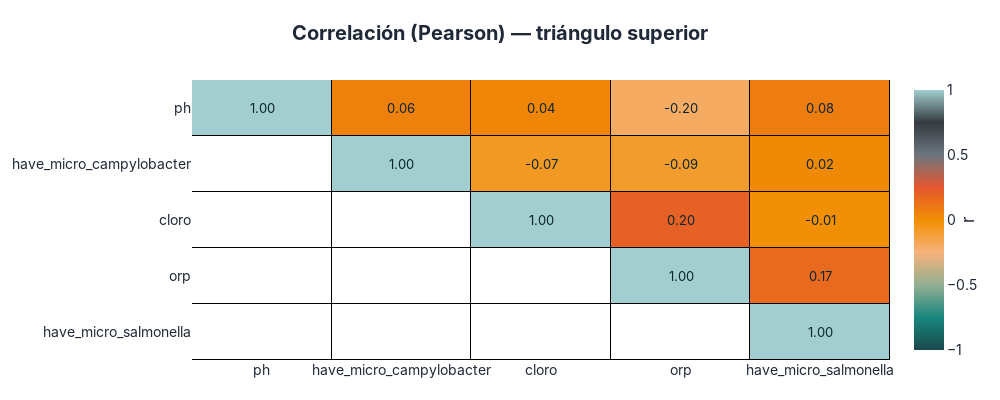

The notebook cell saved with this chart:
### Code cell
fig = plot_corr_triangle(
    df_final,value_cols=["ph", "have_micro_campylobacter","cloro", "orp", "have_micro_salmonella"], method='pearson', 
    title='<b>Correlación (Pearson) — triángulo superior</b>',
     decimals=2, width=1000, height=400, 
     )
fig.show()
s3.save_plotly_html(fig, "correlacion_chiller.html")

### Figure 1 — Plotly figure (JSON) as saved in the notebook; plotly's stock layout.template omitted (floating-point values rounded to 4 significant figures)
{"data": [{"colorscale": [[0, "#FFFFFF"], [1, "#FFFFFF"]], "hoverinfo": "skip", "showscale": false, "type": "heatmap", "x": ["ph", "have_micro_campylobacter", "cloro", "orp", "have_micro_salmonella"], "xgap": 1, "y": ["ph", "have_micro_campylobacter", "cloro", "orp", "have_micro_salmonella"], "ygap": 1, "z": [[null, null, null, null, null], [0, null, null, null, null], [0, 0, null, null, null], [0, 0, 0, null, null], [0, 0, 0, 0, null]], "zmax": 1, "zmin": 0}, {"colorbar": {"title": {"side": "right", "text": "r"}}, "colorscale": [[0, "#1A494C"], [0.125, "#17877D"], [0.25, "#94AF92"], [0.375, "#F6B27A"], [0.5, "#F18F01"], [0.625, "#E4572E"], [0.75, "#6C757D"], [0.875, "#343A40"], [1, "#A3CED0"]], "hovertemplate": "x=%{x}<br>y=%{y}<br>r=%{z:.3f}<extra></extra>", "text": [["1.00", "0.06", "0.04", "-0.20", "0.08"], ["", "1.00", "-0.07", "-0.09", "0.02"], ["", "", "1.00", "0.20", "-0.01"], ["", "", "", "1.00", "0.17"], ["", "", "", "", "1.00"]], "textfont": {"color": "#0b2530", "size": 13}, "texttemplate": "%{text}", "type": "heatmap", "x": ["ph", "have_micro_campylobacter", "cloro", "orp", "have_micro_salmonella"], "xgap": 1, "y": ["ph", "have_micro_campylobacter", "cloro", "orp", "have_micro_salmonella"], "ygap": 1, "z": [[1, 0.06278, 0.03903, -0.1992, 0.07817], [null, 1, -0.07297, -0.09381, 0.02394], [null, null, 1, 0.2047, -0.005257], [null, null, null, 1, 0.1664], [null, null, null, null, 1]], "zmax": 1, "zmin": -1}], "layout": {"font": {"color": "#1F2937", "family": "Inter, Arial, sans-serif", "size": 14}, "height": 400, "margin": {"b": 40, "l": 60, "r": 80, "t": 80}, "paper_bgcolor": "#FFFFFF", "plot_bgcolor": "#000000", "title": {"text": "<b>Correlación (Pearson) — triángulo superior</b>", "x": 0.5, "xanchor": "center"}, "width": 1000, "xaxis": {"showgrid": false, "tickangle": 0}, "yaxis": {"autorange": "reversed", "showgrid": false}}}
